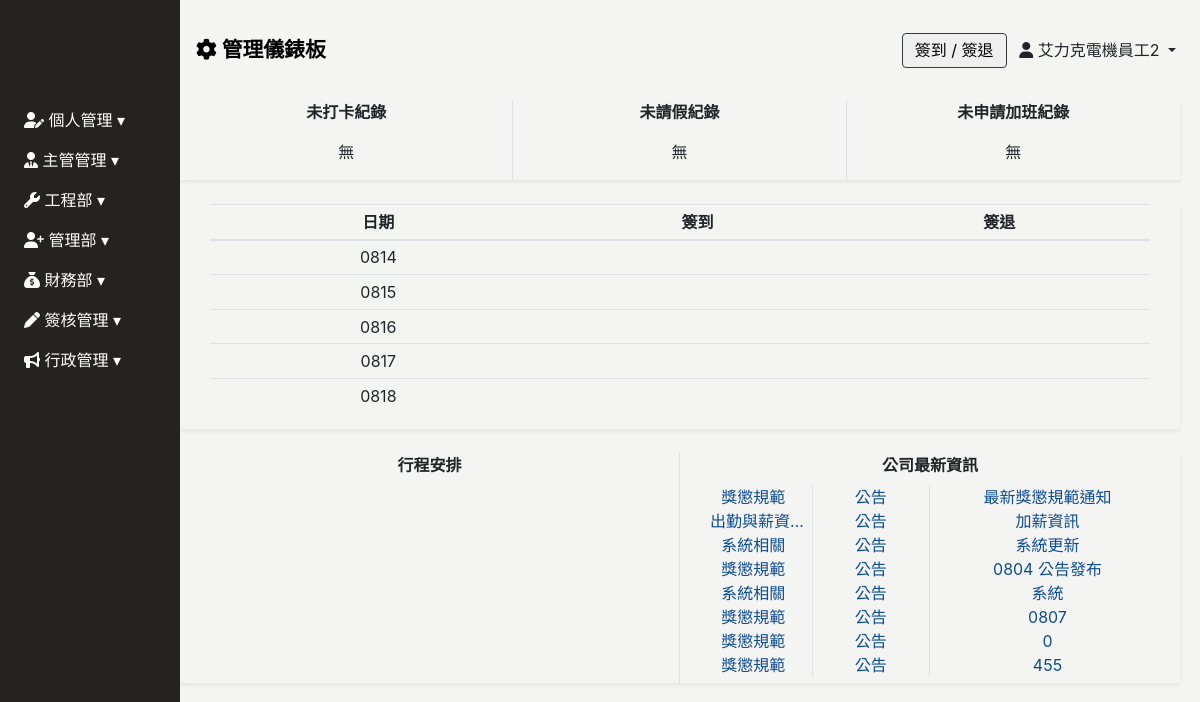
The app's page / (signed in) with its own data.
### Backend/models.py (models this page shows, shortened)
class ModifiedModel(models.Model):
    modified_by = models.ForeignKey("Employee", on_delete=models.SET_NULL, null=True, blank=True)
    created_date = models.DateField(default=timezone.now,verbose_name='建立日期')
    update_date = models.DateField(auto_now=True, verbose_name='更新日期')
    class Meta:
        abstract = True

class Employee(ModifiedModel):
    GENDER_CHOICES = [
        ('M', '男'),
        ('F', '女'),
    ]
    BLOOD_TYPE_CHOICES = [
        ('A', 'A型'),
        ('B', 'B型'),
        ('AB','AB型'),
        ('O', 'O型'),
    ]
    MARITAL_STATUS_CHOICES = [
        ('M', '已婚'),
        ('S', '未婚'),
        ('D', '離異'),
    ]
    MILITARY_STATUS_CHOICES = [
        ('M', '義務役'),
        ('E', '免服役'),
        ('A', '替代役'),
    ]
    user = models.OneToOneField(User, null=True, blank=True, on_delete=models.CASCADE)
    profile_image = models.ImageField(upload_to='employee_profile/', blank=True, null=True, default='employee_profile/default_profile.png', verbose_name='員工照片')
    full_name = models.CharField(max_length=30, null=True, blank=True, verbose_name='員工名稱')
    employee_id	 = models.CharField(max_length=30, blank=True,verbose_name='員工ID')
    departments = models.ForeignKey('Department', on_delete=models.SET_NULL, blank=True, null=True, related_name='employees', verbose_name='部門名稱')# 你可以通过department.employees.all()访问一个部门的所有员工。
    position = models.CharField(max_length=30, null=True, blank=True, verbose_name='職稱')
    phone_number = models.CharField(max_length=20, null=True, blank=True,verbose_name='手機號碼')
    contact_number = models.CharField(max_length=20, null=True, blank=True,verbose_name='聯絡電話')
    start_date = models.DateField(null=True, blank=True, verbose_name='到職日期')
    seniority = models.DecimalField(max_digits=3, decimal_places=1, null=True, blank=True, verbose_name='目前年資')
    id_number = models.CharField(max_length=20, null=True, blank=True, verbose_name='身份證字號')
    birthday = models.DateField(null=True, blank=True, verbose_name='出生日期')
    gender = models.CharField(max_length=1, choices=GENDER_CHOICES, null=True, blank=True, verbose_name='性別')
    blood_type = models.CharField(max_length=2, choices=BLOOD_TYPE_CHOICES, null=True, blank=True, verbose_name='血型')
    birth_place = models.CharField(max_length=100, null=True, blank=True, verbose_name='出生地')
    marital_status = models.CharField(max_length=1, choices=MARITAL_STATUS_CHOICES, null=True, blank=True, verbose_name='婚姻狀況')
    military_status = models.CharField(max_length=1, choices=MILITARY_STATUS_CHOICES, null=True, blank=True, verbose_name='兵役狀況')
    permanent_address = models.CharField(max_length=50, null=True, blank=True, verbose_name='戶籍地址')
    current_address_city = models.CharField(max_length=50, null=True, blank=True, verbose_name='現居地址縣市')
    current_address = models.CharField(max_length=50, null=True, blank=True, verbose_name='現居地址')
    location = models.CharField(max_length=50, null=True, blank=True, verbose_name='所在地')
    company_email = models.EmailField(null=True, blank=True, verbose_name='公司E_Mail')
    personal_email = models.EmailField(null=True, blank=True, verbose_name='個人E_Mail')
    emergency_contact = models.CharField(max_length=50, null=True, blank=True, verbose_name='緊急聯絡人1')
    emergency_contact_relations = models.CharField(max_length=50, null=True, blank=True, verbose_name='關係1')
    emergency_contact_phone = models.CharField(max_length=20, null=True, blank=True, verbose_name='聯絡人電話1')
    class Meta:
        verbose_name = "員工"   # 單數
        verbose_name_plural = verbose_name   #複數

class News(ModifiedModel):
    NEWS_TYPE = (
        ('1', '獎懲規範'),
        ('2', '系統相關'),
        ('3', '出勤與薪資相關'),
        ('4', '車輛相關'),
        ('5', '津貼相關'),
        ('6', '異常報告相關'),
    )
    CATEGORY_TYPE = (
        ('1', '公告'),
        ('2', '文管'),
    )
    LEVEL_TYPE = (
        ('H', '高'),
        ('M', '中'),
        ('L', '低'),
    )
    title = models.CharField(max_length=30, blank=True, null=True, verbose_name="公告標題")
    category = models.CharField(max_length=1, choices=NEWS_TYPE, blank=True, null=True, verbose_name="公告類別")
    type = models.CharField(max_length=1, choices=CATEGORY_TYPE, blank=True, null=True, verbose_name="類別")
    level = models.CharField(max_length=1, choices=LEVEL_TYPE, blank=True, null=True, verbose_name="重要性")
    editor_content = models.TextField(blank=True, null=True, verbose_name='內容')
    attachment = models.FileField(upload_to="news_attachment", null=True, blank=True, verbose_name="公告附件")
    class Meta:
        verbose_name = "最新消息"
        verbose_name_plural = verbose_name

### Frontend/views.py (the view, shortened to what this page needs)
# urls.py: path('', views.Index.as_view(), name="index"),
class Index(View):
    def get(self,request):
        if not isinstance(request.user, AnonymousUser):
            news = News.objects.all()
            employeeid = request.user.employee
            clock_inout = get_weekly_clock_data(employeeid)
            related_projects = Project_Job_Assign.objects.filter(lead_employee__in=[employeeid])|Project_Job_Assign.objects.filter(    work_employee__in=[employeeid]        )
            related_projects = related_projects.distinct()
            grouped_projects = {}
            for project in related_projects:
                if project.attendance_date:
                    date_str = project.attendance_date
                    if date_str >= date.today():
                        if date_str in grouped_projects:
                            grouped_projects[date_str].append(project)
                        else:
                            grouped_projects[date_str] = [project]
            sorted_grouped_projects = dict(sorted(grouped_projects.items()))
            context = {
                'clock_inout':clock_inout,
                'news':news,
                "grouped_projects":sorted_grouped_projects,
            }
            return render(request, 'index/index-login.html', context)
        else:
            return render(request, 'index/index-unlogin.html')

### Backend/utils.py (called while the page is built)
def get_weekdays(to_week):
    weekdays = []
    today = date.today()
    current_date = today - timedelta(days=today.weekday())
    while current_date.weekday() < to_week:
        weekdays.append(current_date)
        current_date += timedelta(days=1)
    return weekdays

def get_weekly_clock_data(userid):
    weekdays = get_weekdays(5)
    weekly_clock_data = []
    for weekday in weekdays:
        clock_records = Clock.objects.filter(created_date=weekday).filter(employee_id=userid).order_by('clock_time')
        check_in = clock_records.first().clock_time.strftime('%H:%M') if clock_records else ''
        check_out = clock_records.last().clock_time.strftime('%H:%M') if clock_records and len(clock_records) > 1 else ""
        daily_data = {
            'day': weekday.strftime('%m%d'),
            'checkin': check_in,
            'checkout': check_out
        }
        weekly_clock_data.append(daily_data)
    return weekly_clock_data

### Frontend/templates/index/index-login.html (shortened to what this page needs)
{% extends 'base/base_dashboard.html' %}
{% block import %}
{% load static%}
{% endblock %}
{% load custom_tags %}
{% block main %}
<div class="main">
    <div class="container shadow-sm">
        <div class="row text-center">
            <div class="clock-inout-record border-right col-12 col-md-4">
                <div class="clock-inout-record-title font-weight-bold">未打卡紀錄</div>
                <div class="clock-inout-record-content my-3">
                    無
                </div>
            </div>
            <div class="clock-inout-record border-right col-12 col-md-4">
                <div class="clock-inout-record-title font-weight-bold">未請假紀錄</div>
                <div class="clock-inout-record-content my-3">
                    無
                </div>
            </div>
            <div class="clock-inout-record col-12 col-md-4">
                <div class="clock-inout-record-title font-weight-bold">未申請加班紀錄</div>
                <div class="clock-inout-record-content my-3">
                    無
                </div>
            </div>
        </div>
    </div>
    <div class="container shadow-sm mt-4">
        <div class="row text-center">
            <div class="col-12" style="min-height: 150px;">
                <div class="container table-responsive">
                    <table class="table table-sm table-hover">
                        <thead>
                            <tr class="text-nowrap">
                                <th>日期</th>
                                <th>簽到</th>
                                <th>簽退</th>
                            </tr>
                        </thead>
                        <tbody>
                            {% for e in clock_inout %}
                            <tr>
                                <td>{{ e.day }}</td>
                                <td>{{ e.checkin }}</td>
                                <td>{{ e.checkout }}</td>
                            </tr>
                            {% endfor %}
                        </tbody>
                    </table>
                </div>
            </div>
        </div>
    </div>
    <div class="container shadow-sm mt-4">
        <div class="row text-center">
            <div class="col-12 col-md-6  border-right"  style="height: 230px;overflow: scroll;">
                <div class="font-weight-bold mb-2" style="position: sticky; top: 0;background: #f4f4f3;z-index: 1;">行程安排</div>
            </div>
            <div class=" col-12 col-md-6" style="height: 230px;overflow: scroll;">
                <div class="font-weight-bold mb-2" style="position: sticky; top: 0;background: #f4f4f3;z-index: 1;">公司最新資訊</div>
                <div class="news container">
                    {% for n in news %}
                    <a href="" data-toggle="modal" data-target="#news-modal"
                        data-content="{{ n.title }}|{{ n.get_category_display }}|{{ n.get_type_display }}|{{ n.get_level_display }}|{{ n.created_date }}|{{ n.editor_content }}">
                        <div class="row">
                            <div class="col-3 border-right">{{ n.get_category_display| truncatechars_html:6|safe }}</div>
                            <div class="col-3 border-right">{{ n.get_type_display }}</div>
                            <div class="col-6">{{ n.title }}</div>
                        </div>
                    </a>
                    {% endfor %}
                </div>
            </div>
        </div>
    </div>
</div>
{% endblock %}

### Frontend/templates/base/header.html (shortened to what this page needs)
<header class="d-flex justify-content-between align-items-center px-3">
    <div>
        <a href="{% url 'index' %}" style="color: #000; text-decoration: none;">
            <span class="font-weight-bold" style="font-size: clamp(1rem, 2vw, 1.3rem);">
                <i class="fa-solid fa-gear"></i> 管理儀錶板
            </span>
        </a>
    </div>
    <div>
        <button type="button" class="border border-dark rounded mr-2" data-toggle="modal" data-target="#clock-inout" @click="catchDateTime">
            簽到 / 簽退
        </button>
        <span class="dropdown-toggle mr-2" data-toggle="dropdown">
            <i class="fa-solid fa-user"></i> {{ request.user.employee.full_name }}
        </span>
    </div>
</header>
{% load static %}

### static/css/base/base.css (style rules this page uses)
:root { --sidebar-width: 180px; --theme-black: #252320; --theme-white: #f4f4f3; }
body { background: var(--theme-white); }
a { color: #0d4c91; }

### static/css/index/index-login.css (style rules this page uses)
.news .row { overflow: hidden; text-overflow: ellipsis; white-space: nowrap; }
.main { width: calc(100vw - var(--sidebar-width) - 20px); position: relative; left: var(--sidebar-width); top: 100px; }
header { width: calc(100vw - var(--sidebar-width)); height: 100px; background: var(--theme-white); position: fixed; left: var(--sidebar-width); z-index: 1; }
header button { width: 105px; height: 35px; }

### records on screen
News: category "獎懲規範", type "公告", title "最新獎懲規範通知"
News: category "出勤與薪資…", type "公告", title "加薪資訊"
News: category "系統相關", type "公告", title "系統更新"
News: category "獎懲規範", type "公告", title "0804 公告發布"
News: category "系統相關", type "公告", title "系統"
News: category "獎懲規範", type "公告", title "0807"
News: category "獎懲規範", type "公告", title "0"
News: category "獎懲規範", type "公告", title "455"

### other values on screen
{{ request.user.employee.full_name }} "艾力克電機員工2"
{{ e.day }} "0814" "0815" "0816" "0817" "0818"
